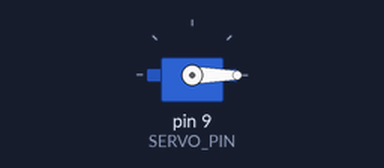
This sketch was run on a simulated Arduino Mega 2560, built with avr-gcc and run on an emulated ATmega2560. Parts: servo. What the sketch prints to the serial monitor is not drawn.

Above: at 3.05 s.
At 6.85 s:
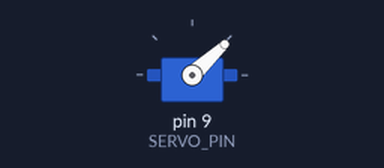
At 10.65 s:
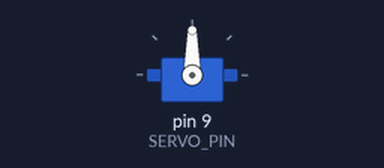
At 18.25 s:
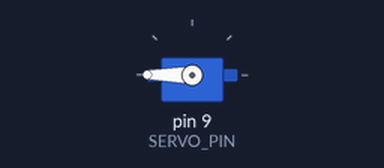
Timing chart, 0 to 22.9 s (numbered marks = the images above):
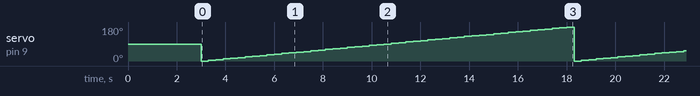

The sketch:

mg996r_continuous_rotation_test.ino
```cpp
#include "ServoSpeedTest.h"

void setup() {
  setupServoSpeedTest();
}

void loop() {
  runServoSpeedTest();
}
```

ServoSpeedTest.cpp
```cpp
/*
  MG996R continuous-rotation servo speed test

  Board: Arduino Mega
  Signal: servo signal wire to pin 9
  Ground: servo ground and Arduino ground must be connected together

  Power notes:
  - Do not power an MG996R drive servo from the Arduino 5V pin or onboard
    regulator. The servo can draw far more current than the Arduino can safely
    supply, especially at startup, stall, or when driving a wheel.
  - A 5-cell NiMH pack is a reasonable direct servo supply for many MG996R
    variants: about 6.0 V nominal and roughly 7.0 V hot off the charger.
    Check your exact servo's voltage rating before using it directly.
  - A buck converter is useful if you want a fixed servo rail, for example
    5.5-6.0 V. Choose one rated for the expected stall/startup current of both
    servos, not just their no-load current.
  - Power the Arduino separately from USB or its barrel/Vin input while testing,
    unless you have a deliberately designed shared power system.

  Continuous-rotation behavior:
  - 1500 us is the usual stop/neutral command.
  - Below neutral rotates one direction, above neutral rotates the other.
  - Converted servos often need neutral calibration. If the servo creeps during
    STOP, adjust STOP_US until it stays still.
  - If forward/backward are reversed for your mounting, swap the signs of the
    offsets in the four *_US constants below.
*/

#include "ServoSpeedTest.h"

#include <Arduino.h>
#include <Servo.h>

const byte SERVO_PIN = 9;

// Tune these for your converted servo.
const int STOP_US = 1500;
const int SLOW_OFFSET_US = 80;
const int FULL_OFFSET_US = 500;

const int FULL_FWD_US = STOP_US + FULL_OFFSET_US;
const int SLOW_FWD_US = STOP_US + SLOW_OFFSET_US;
const int SLOW_BWD_US = STOP_US - SLOW_OFFSET_US;
const int FULL_BWD_US = STOP_US - FULL_OFFSET_US;

const unsigned long FULL_STEP_MS = 3000;
const unsigned long SLOW_STEP_MS = 3000;
const unsigned long STOP_STEP_MS = 2000;

Servo driveServo;

struct Step {
  const char *label;
  int pulseUs;
  unsigned long durationMs;
};

const Step cycle[] = {
    {"full-speed forward", FULL_FWD_US, FULL_STEP_MS},
    {"slow-speed forward", SLOW_FWD_US, SLOW_STEP_MS},
    {"stop", STOP_US, STOP_STEP_MS},
    {"slow-speed backward", SLOW_BWD_US, SLOW_STEP_MS},
    {"full-speed backward", FULL_BWD_US, FULL_STEP_MS},
    {"slow-speed backward", SLOW_BWD_US, SLOW_STEP_MS},
    {"stop", STOP_US, STOP_STEP_MS},
    {"slow-speed forward", SLOW_FWD_US, SLOW_STEP_MS},
};

const size_t STEP_COUNT = sizeof(cycle) / sizeof(cycle[0]);

void commandServo(const Step &step) {
  Serial.print(step.label);
  Serial.print("  pulse=");
  Serial.print(step.pulseUs);
  Serial.println(" us");

  driveServo.writeMicroseconds(step.pulseUs);
  delay(step.durationMs);
}

void setupServoSpeedTest() {
  Serial.begin(115200);
  while (!Serial) {
    ; // Wait for Serial Monitor on boards that need it.
  }

  driveServo.attach(SERVO_PIN, 1000, 2000);
  driveServo.writeMicroseconds(STOP_US);

  Serial.println("MG996R continuous-rotation speed test");
  Serial.println("Starting in neutral. Adjust STOP_US if the servo creeps.");
  delay(3000);
}

void runServoSpeedTest() {
  // for (size_t i = 0; i < STEP_COUNT; ++i) {
  //   commandServo(cycle[i]);
  // }
  const size_t delay_ms = 300;
  const size_t step = 20;
  for (size_t pulse_us = FULL_BWD_US; pulse_us <= FULL_FWD_US; pulse_us += step) {
    driveServo.writeMicroseconds(pulse_us);
    delay(delay_ms);
  }
  for (size_t pulse_us = FULL_FWD_US; pulse_us <= FULL_BWD_US; pulse_us += step) {
    driveServo.writeMicroseconds(pulse_us);
    delay(delay_ms);
  }
}
```

ServoSpeedTest.h
```cpp
#ifndef SERVO_SPEED_TEST_H
#define SERVO_SPEED_TEST_H

void setupServoSpeedTest();
void runServoSpeedTest();

#endif
```
